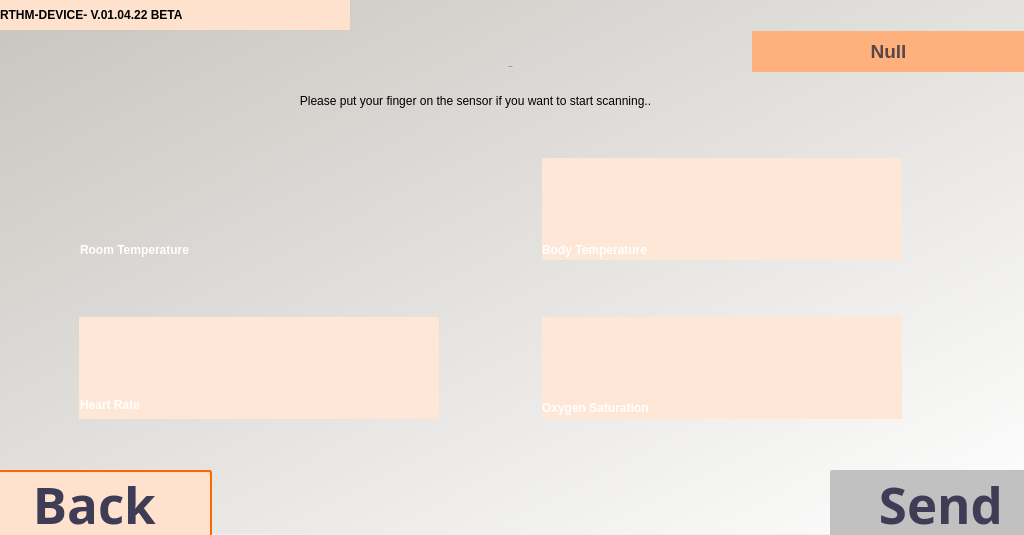
<?xml version="1.0" encoding="UTF-8"?>
<ui version="4.0">
 <class>Form</class>
 <widget class="QWidget" name="Form">
  <property name="geometry">
   <rect>
    <x>0</x>
    <y>0</y>
    <width>1024</width>
    <height>535</height>
   </rect>
  </property>
  <property name="windowTitle">
   <string>Form</string>
  </property>
  <widget class="QLabel" name="label">
   <property name="geometry">
    <rect>
     <x>0</x>
     <y>0</y>
     <width>1024</width>
     <height>534</height>
    </rect>
   </property>
   <property name="styleSheet">
    <string notr="true">background-color:qlineargradient(spread:pad, x1:0.005, y1:0, x2:1, y2:1, stop:0 rgba(200, 197, 191, 255), stop:1 rgba(255, 255, 255, 255))</string>
   </property>
   <property name="text">
    <string/>
   </property>
  </widget>
  <widget class="QPushButton" name="btnInfo">
   <property name="geometry">
    <rect>
     <x>0</x>
     <y>0</y>
     <width>350</width>
     <height>30</height>
    </rect>
   </property>
   <property name="styleSheet">
    <string notr="true">text-align: left;
border: none;
background-color: #FFE2CE;
font: 12pt &quot;Montserrat&quot;;
font-weight: bold;</string>
   </property>
   <property name="text">
    <string>RTHM-DEVICE- V.01.04.22 BETA</string>
   </property>
  </widget>
  <widget class="QPushButton" name="btnInfo_2">
   <property name="geometry">
    <rect>
     <x>322</x>
     <y>0</y>
     <width>30</width>
     <height>30</height>
    </rect>
   </property>
   <property name="styleSheet">
    <string notr="true">background-color: transparent;
border:none;</string>
   </property>
   <property name="text">
    <string/>
   </property>
   <property name="icon">
    <iconset>
     <normaloff>../images/icons/i.png</normaloff>../images/icons/i.png</iconset>
   </property>
  </widget>
  <widget class="QLabel" name="lblNamePlaceholder">
   <property name="geometry">
    <rect>
     <x>752</x>
     <y>31</y>
     <width>273</width>
     <height>41</height>
    </rect>
   </property>
   <property name="styleSheet">
    <string notr="true">background-color:#FFB17D;
font: 22px &quot;Montserrat&quot;;
font-weight: bold;</string>
   </property>
   <property name="text">
    <string/>
   </property>
  </widget>
  <widget class="QLabel" name="lblName">
   <property name="geometry">
    <rect>
     <x>752</x>
     <y>31</y>
     <width>273</width>
     <height>41</height>
    </rect>
   </property>
   <property name="styleSheet">
    <string notr="true">color: #594646;
font: 22px &quot;Montserrat&quot;;
font-weight: bold;</string>
   </property>
   <property name="text">
    <string>&lt;html&gt;&lt;head/&gt;&lt;body&gt;&lt;p&gt;&lt;span style=&quot; font-size:14pt; font-weight:600;&quot;&gt;Null&lt;/span&gt;&lt;/p&gt;&lt;/body&gt;&lt;/html&gt;</string>
   </property>
   <property name="alignment">
    <set>Qt::AlignCenter</set>
   </property>
  </widget>
  <widget class="QLabel" name="label_3">
   <property name="geometry">
    <rect>
     <x>708</x>
     <y>10</y>
     <width>100</width>
     <height>90</height>
    </rect>
   </property>
   <property name="text">
    <string/>
   </property>
   <property name="pixmap">
    <pixmap>../images/icons/namedesign.png</pixmap>
   </property>
   <property name="scaledContents">
    <bool>true</bool>
   </property>
   <property name="alignment">
    <set>Qt::AlignCenter</set>
   </property>
  </widget>
  <widget class="QPushButton" name="btnBack">
   <property name="geometry">
    <rect>
     <x>-10</x>
     <y>470</y>
     <width>222</width>
     <height>67</height>
    </rect>
   </property>
   <property name="font">
    <font>
     <family>Montserrat</family>
     <pointsize>38</pointsize>
     <weight>75</weight>
     <italic>false</italic>
     <bold>true</bold>
    </font>
   </property>
   <property name="toolTip">
    <string>&lt;html&gt;&lt;head/&gt;&lt;body&gt;&lt;p&gt;&lt;span style=&quot; font-size:8pt;&quot;&gt;GO BACK TO HOME&lt;/span&gt;&lt;/p&gt;&lt;/body&gt;&lt;/html&gt;</string>
   </property>
   <property name="styleSheet">
    <string notr="true">color: #3F3D56;
background-color: #FFE2CE;
border-radius: 3px;
border:2px solid  rgb(255, 102, 0);
padding: 4px;
font: 38pt &quot;Montserrat&quot;;
font-weight: bold;</string>
   </property>
   <property name="text">
    <string>Back </string>
   </property>
  </widget>
  <widget class="QPushButton" name="btnBack_2">
   <property name="geometry">
    <rect>
     <x>170</x>
     <y>450</y>
     <width>64</width>
     <height>64</height>
    </rect>
   </property>
   <property name="styleSheet">
    <string notr="true">icon-size: 64px;
background-color: transparent;
border: none;</string>
   </property>
   <property name="text">
    <string/>
   </property>
   <property name="icon">
    <iconset>
     <normaloff>../images/icons/btnBack.png</normaloff>../images/icons/btnBack.png</iconset>
   </property>
  </widget>
  <widget class="QLabel" name="lblNotice">
   <property name="geometry">
    <rect>
     <x>200</x>
     <y>70</y>
     <width>551</width>
     <height>62</height>
    </rect>
   </property>
   <property name="frameShape">
    <enum>QFrame::NoFrame</enum>
   </property>
   <property name="text">
    <string>Please put your finger on the sensor if you want to start scanning..</string>
   </property>
   <property name="alignment">
    <set>Qt::AlignCenter</set>
   </property>
  </widget>
  <widget class="QPushButton" name="btnSend">
   <property name="enabled">
    <bool>false</bool>
   </property>
   <property name="geometry">
    <rect>
     <x>830</x>
     <y>470</y>
     <width>222</width>
     <height>67</height>
    </rect>
   </property>
   <property name="font">
    <font>
     <family>Montserrat</family>
     <pointsize>38</pointsize>
     <weight>75</weight>
     <italic>false</italic>
     <bold>true</bold>
    </font>
   </property>
   <property name="toolTip">
    <string>&lt;html&gt;&lt;head/&gt;&lt;body&gt;&lt;p&gt;&lt;span style=&quot; font-size:8pt;&quot;&gt;send the data&lt;/span&gt;&lt;/p&gt;&lt;/body&gt;&lt;/html&gt;</string>
   </property>
   <property name="layoutDirection">
    <enum>Qt::RightToLeft</enum>
   </property>
   <property name="styleSheet">
    <string notr="true">color: #3F3D56;
background-color: rgb(193, 193, 193);
border-radius: 3px;
border:2px solid  rgb(193, 193, 193);
padding: 4px;
font: 38pt &quot;Montserrat&quot;;
font-weight: bold;</string>
   </property>
   <property name="text">
    <string>Send</string>
   </property>
  </widget>
  <widget class="QPushButton" name="btnNext_2">
   <property name="enabled">
    <bool>false</bool>
   </property>
   <property name="geometry">
    <rect>
     <x>800</x>
     <y>450</y>
     <width>64</width>
     <height>64</height>
    </rect>
   </property>
   <property name="styleSheet">
    <string notr="true">icon-size: 64px;
background-color: transparent;
border: none;</string>
   </property>
   <property name="text">
    <string/>
   </property>
   <property name="icon">
    <iconset>
     <normaloff>../images/icons/Send(2).png</normaloff>../images/icons/Send(2).png</iconset>
   </property>
  </widget>
  <widget class="QLabel" name="label_4">
   <property name="geometry">
    <rect>
     <x>91</x>
     <y>169</y>
     <width>360</width>
     <height>102</height>
    </rect>
   </property>
   <property name="text">
    <string/>
   </property>
   <property name="pixmap">
    <pixmap>../images/icons/shadow.png</pixmap>
   </property>
  </widget>
  <widget class="QLabel" name="label_5">
   <property name="geometry">
    <rect>
     <x>79</x>
     <y>158</y>
     <width>360</width>
     <height>102</height>
    </rect>
   </property>
   <property name="text">
    <string/>
   </property>
   <property name="pixmap">
    <pixmap>../images/icons/front.png</pixmap>
   </property>
  </widget>
  <widget class="QLabel" name="label_6">
   <property name="geometry">
    <rect>
     <x>554</x>
     <y>169</y>
     <width>360</width>
     <height>102</height>
    </rect>
   </property>
   <property name="text">
    <string/>
   </property>
   <property name="pixmap">
    <pixmap>../images/icons/shadow.png</pixmap>
   </property>
  </widget>
  <widget class="QLabel" name="label_7">
   <property name="geometry">
    <rect>
     <x>542</x>
     <y>158</y>
     <width>360</width>
     <height>102</height>
    </rect>
   </property>
   <property name="styleSheet">
    <string notr="true">background: #FFE7D7;</string>
   </property>
   <property name="text">
    <string/>
   </property>
  </widget>
  <widget class="QLabel" name="label_8">
   <property name="geometry">
    <rect>
     <x>91</x>
     <y>328</y>
     <width>360</width>
     <height>102</height>
    </rect>
   </property>
   <property name="text">
    <string/>
   </property>
   <property name="pixmap">
    <pixmap>../images/icons/shadow.png</pixmap>
   </property>
  </widget>
  <widget class="QLabel" name="label_9">
   <property name="geometry">
    <rect>
     <x>79</x>
     <y>317</y>
     <width>360</width>
     <height>102</height>
    </rect>
   </property>
   <property name="styleSheet">
    <string notr="true">background: #FFE7D7;</string>
   </property>
   <property name="text">
    <string/>
   </property>
  </widget>
  <widget class="QLabel" name="label_10">
   <property name="geometry">
    <rect>
     <x>554</x>
     <y>328</y>
     <width>360</width>
     <height>102</height>
    </rect>
   </property>
   <property name="text">
    <string/>
   </property>
   <property name="pixmap">
    <pixmap>../images/icons/shadow.png</pixmap>
   </property>
  </widget>
  <widget class="QLabel" name="label_11">
   <property name="geometry">
    <rect>
     <x>542</x>
     <y>317</y>
     <width>360</width>
     <height>102</height>
    </rect>
   </property>
   <property name="styleSheet">
    <string notr="true">background: #FFE7D7;</string>
   </property>
   <property name="text">
    <string/>
   </property>
  </widget>
  <widget class="QLabel" name="lblHeartRate">
   <property name="geometry">
    <rect>
     <x>116</x>
     <y>331</y>
     <width>191</width>
     <height>70</height>
    </rect>
   </property>
   <property name="font">
    <font>
     <family>Montserrat</family>
     <pointsize>-1</pointsize>
     <weight>75</weight>
     <italic>false</italic>
     <bold>true</bold>
    </font>
   </property>
   <property name="styleSheet">
    <string notr="true">color: #ffffff;
font: 60px &quot;Montserrat&quot;;
font-weight: bold;</string>
   </property>
   <property name="text">
    <string>-</string>
   </property>
   <property name="alignment">
    <set>Qt::AlignCenter</set>
   </property>
  </widget>
  <widget class="QLabel" name="lblCelcius_2">
   <property name="geometry">
    <rect>
     <x>272</x>
     <y>318</y>
     <width>100</width>
     <height>35</height>
    </rect>
   </property>
   <property name="font">
    <font>
     <family>Montserrat</family>
     <pointsize>-1</pointsize>
     <weight>75</weight>
     <italic>false</italic>
     <bold>true</bold>
    </font>
   </property>
   <property name="styleSheet">
    <string notr="true">color: #ffffff;
font: 20px &quot;Montserrat&quot;;
font-weight: bold;</string>
   </property>
   <property name="text">
    <string>Bpm</string>
   </property>
   <property name="alignment">
    <set>Qt::AlignCenter</set>
   </property>
  </widget>
  <widget class="QLabel" name="lblRoomTemp">
   <property name="geometry">
    <rect>
     <x>107</x>
     <y>169</y>
     <width>278</width>
     <height>70</height>
    </rect>
   </property>
   <property name="font">
    <font>
     <family>Montserrat</family>
     <pointsize>-1</pointsize>
     <weight>75</weight>
     <italic>false</italic>
     <bold>true</bold>
    </font>
   </property>
   <property name="styleSheet">
    <string notr="true">color: #ffffff;
font: 60px &quot;Montserrat&quot;;
font-weight: bold;</string>
   </property>
   <property name="text">
    <string>-</string>
   </property>
   <property name="alignment">
    <set>Qt::AlignCenter</set>
   </property>
  </widget>
  <widget class="QLabel" name="label_12">
   <property name="geometry">
    <rect>
     <x>80</x>
     <y>235</y>
     <width>210</width>
     <height>30</height>
    </rect>
   </property>
   <property name="styleSheet">
    <string notr="true">color: #ffffff;
font: 20px &quot;Montserrat&quot;;
font-weight: bold;</string>
   </property>
   <property name="text">
    <string>Room Temperature</string>
   </property>
  </widget>
  <widget class="QLabel" name="label_13">
   <property name="geometry">
    <rect>
     <x>542</x>
     <y>235</y>
     <width>210</width>
     <height>30</height>
    </rect>
   </property>
   <property name="styleSheet">
    <string notr="true">color: #ffffff;
font: 20px &quot;Montserrat&quot;;
font-weight: bold;</string>
   </property>
   <property name="text">
    <string>Body Temperature</string>
   </property>
  </widget>
  <widget class="QLabel" name="lblBodyTemp">
   <property name="geometry">
    <rect>
     <x>568</x>
     <y>169</y>
     <width>278</width>
     <height>70</height>
    </rect>
   </property>
   <property name="font">
    <font>
     <family>Montserrat</family>
     <pointsize>-1</pointsize>
     <weight>75</weight>
     <italic>false</italic>
     <bold>true</bold>
    </font>
   </property>
   <property name="styleSheet">
    <string notr="true">color: #ffffff;
font: 60px &quot;Montserrat&quot;;
font-weight: bold;</string>
   </property>
   <property name="text">
    <string>-</string>
   </property>
   <property name="alignment">
    <set>Qt::AlignCenter</set>
   </property>
  </widget>
  <widget class="QLabel" name="label_14">
   <property name="geometry">
    <rect>
     <x>542</x>
     <y>393</y>
     <width>210</width>
     <height>30</height>
    </rect>
   </property>
   <property name="styleSheet">
    <string notr="true">color: #ffffff;
font: 20px &quot;Montserrat&quot;;
font-weight: bold;</string>
   </property>
   <property name="text">
    <string>Oxygen Saturation</string>
   </property>
  </widget>
  <widget class="QLabel" name="lblOxygenLevel">
   <property name="geometry">
    <rect>
     <x>581</x>
     <y>333</y>
     <width>251</width>
     <height>70</height>
    </rect>
   </property>
   <property name="font">
    <font>
     <family>Montserrat</family>
     <pointsize>-1</pointsize>
     <weight>75</weight>
     <italic>false</italic>
     <bold>true</bold>
    </font>
   </property>
   <property name="styleSheet">
    <string notr="true">color: #ffffff;
font: 60px &quot;Montserrat&quot;;
font-weight: bold;</string>
   </property>
   <property name="text">
    <string>-</string>
   </property>
   <property name="alignment">
    <set>Qt::AlignCenter</set>
   </property>
  </widget>
  <widget class="QLabel" name="label_15">
   <property name="geometry">
    <rect>
     <x>360</x>
     <y>177</y>
     <width>64</width>
     <height>64</height>
    </rect>
   </property>
   <property name="text">
    <string/>
   </property>
   <property name="pixmap">
    <pixmap>../images/hometemp.png</pixmap>
   </property>
   <property name="scaledContents">
    <bool>true</bool>
   </property>
   <property name="alignment">
    <set>Qt::AlignCenter</set>
   </property>
  </widget>
  <widget class="QLabel" name="label_16">
   <property name="geometry">
    <rect>
     <x>821</x>
     <y>174</y>
     <width>72</width>
     <height>72</height>
    </rect>
   </property>
   <property name="text">
    <string/>
   </property>
   <property name="pixmap">
    <pixmap>../images/icons/bodytemp.png</pixmap>
   </property>
   <property name="scaledContents">
    <bool>true</bool>
   </property>
  </widget>
  <widget class="QLabel" name="label_17">
   <property name="geometry">
    <rect>
     <x>370</x>
     <y>339</y>
     <width>61</width>
     <height>61</height>
    </rect>
   </property>
   <property name="text">
    <string/>
   </property>
   <property name="pixmap">
    <pixmap>../images/icons/heart.png</pixmap>
   </property>
   <property name="scaledContents">
    <bool>true</bool>
   </property>
  </widget>
  <widget class="QLabel" name="label_18">
   <property name="geometry">
    <rect>
     <x>821</x>
     <y>335</y>
     <width>72</width>
     <height>80</height>
    </rect>
   </property>
   <property name="text">
    <string/>
   </property>
   <property name="pixmap">
    <pixmap>../images/icons/blood.png</pixmap>
   </property>
   <property name="scaledContents">
    <bool>false</bool>
   </property>
  </widget>
  <widget class="QLabel" name="lblScanning">
   <property name="geometry">
    <rect>
     <x>285</x>
     <y>26</y>
     <width>451</width>
     <height>81</height>
    </rect>
   </property>
   <property name="font">
    <font>
     <family>Montserrat</family>
     <pointsize>-1</pointsize>
     <weight>75</weight>
     <italic>false</italic>
     <bold>true</bold>
    </font>
   </property>
   <property name="styleSheet">
    <string notr="true">color: #594646;
font: 48px &quot;Montserrat&quot;;
font-weight: bold;</string>
   </property>
   <property name="text">
    <string>Scanner</string>
   </property>
   <property name="alignment">
    <set>Qt::AlignCenter</set>
   </property>
  </widget>
  <widget class="QLabel" name="label_2">
   <property name="geometry">
    <rect>
     <x>60</x>
     <y>140</y>
     <width>50</width>
     <height>50</height>
    </rect>
   </property>
   <property name="text">
    <string/>
   </property>
   <property name="pixmap">
    <pixmap>../images/icons/1.png</pixmap>
   </property>
   <property name="scaledContents">
    <bool>true</bool>
   </property>
  </widget>
  <widget class="QLabel" name="label_19">
   <property name="geometry">
    <rect>
     <x>520</x>
     <y>140</y>
     <width>50</width>
     <height>50</height>
    </rect>
   </property>
   <property name="text">
    <string/>
   </property>
   <property name="pixmap">
    <pixmap>../images/icons/2.png</pixmap>
   </property>
   <property name="scaledContents">
    <bool>true</bool>
   </property>
  </widget>
  <widget class="QLabel" name="label_20">
   <property name="geometry">
    <rect>
     <x>60</x>
     <y>300</y>
     <width>50</width>
     <height>50</height>
    </rect>
   </property>
   <property name="text">
    <string/>
   </property>
   <property name="pixmap">
    <pixmap>../images/icons/3.png</pixmap>
   </property>
   <property name="scaledContents">
    <bool>true</bool>
   </property>
  </widget>
  <widget class="QLabel" name="label_21">
   <property name="geometry">
    <rect>
     <x>520</x>
     <y>300</y>
     <width>50</width>
     <height>50</height>
    </rect>
   </property>
   <property name="text">
    <string/>
   </property>
   <property name="pixmap">
    <pixmap>../images/icons/4.png</pixmap>
   </property>
   <property name="scaledContents">
    <bool>true</bool>
   </property>
  </widget>
  <widget class="QLabel" name="label_22">
   <property name="geometry">
    <rect>
     <x>80</x>
     <y>390</y>
     <width>210</width>
     <height>30</height>
    </rect>
   </property>
   <property name="styleSheet">
    <string notr="true">color: #ffffff;
font: 20px &quot;Montserrat&quot;;
font-weight: bold;</string>
   </property>
   <property name="text">
    <string>Heart Rate</string>
   </property>
  </widget>
  <widget class="QPushButton" name="btnRescan">
   <property name="geometry">
    <rect>
     <x>920</x>
     <y>90</y>
     <width>61</width>
     <height>71</height>
    </rect>
   </property>
   <property name="toolTip">
    <string>&lt;html&gt;&lt;head/&gt;&lt;body&gt;&lt;p&gt;reload scanner&lt;/p&gt;&lt;/body&gt;&lt;/html&gt;</string>
   </property>
   <property name="styleSheet">
    <string notr="true">background-color:transparent;
icon-size:60px;
border:none;</string>
   </property>
   <property name="text">
    <string/>
   </property>
   <property name="icon">
    <iconset>
     <normaloff>../images/icons/btnRescan.png</normaloff>../images/icons/btnRescan.png</iconset>
   </property>
  </widget>
 </widget>
 <resources/>
 <connections/>
</ui>
